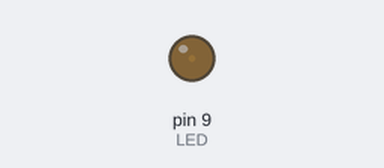
A sketch run on a simulated Arduino Uno, built with avr-gcc and run on an emulated ATmega328P. Parts: output pins drawn as LEDs (lit = HIGH).

Above: at 0.05 s.
At 1.15 s:
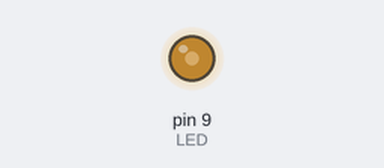
At 2.3 s:
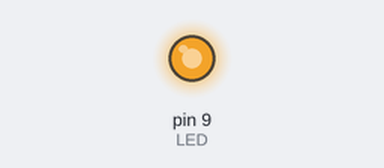
At 4.55 s:
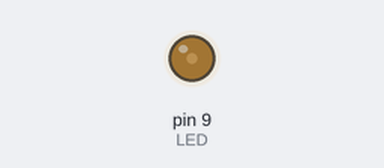
Timing chart, 0 to 6.6 s (numbered marks = the images above):
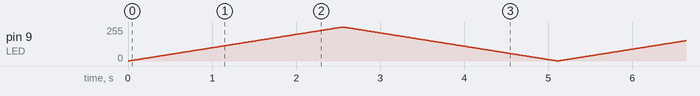

The sketch:

Simple_Fading_Effect.ino
```cpp
// Fade an LED

#define LED 9 // define LED pin

int brightness = 0;

  void setup () {
    pinMode(LED, OUTPUT);
  }                            // close setup

  void loop () {
    for (brightness = 0; brightness < 255; brightness++) {
      analogWrite(LED, brightness);
      delay(10);

    }

    for (brightness = 255; brightness > 0; brightness --) {
      analogWrite(LED, brightness);
      delay(10);
    }

  }                          // close loop
```
